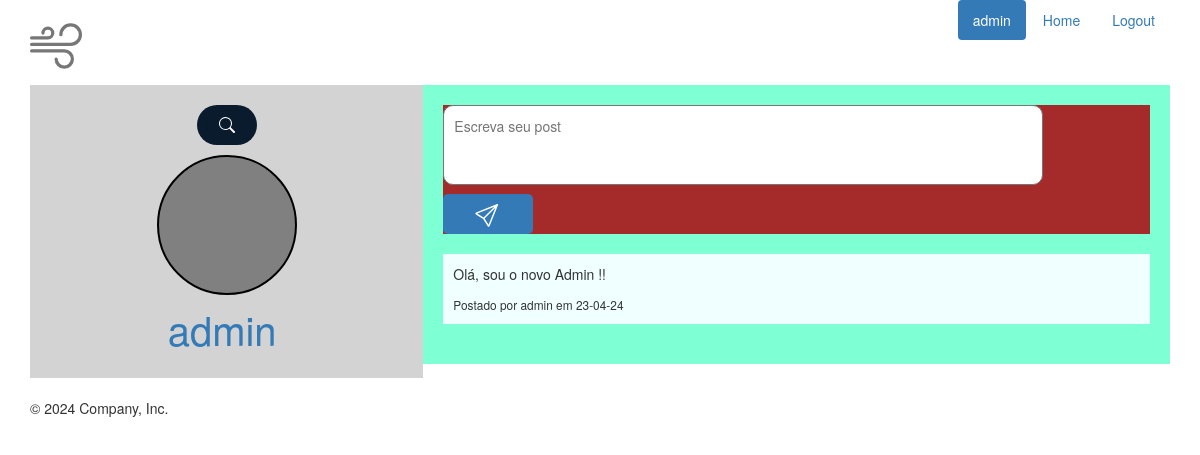
Page /feed (signed in) on the earlier database version.
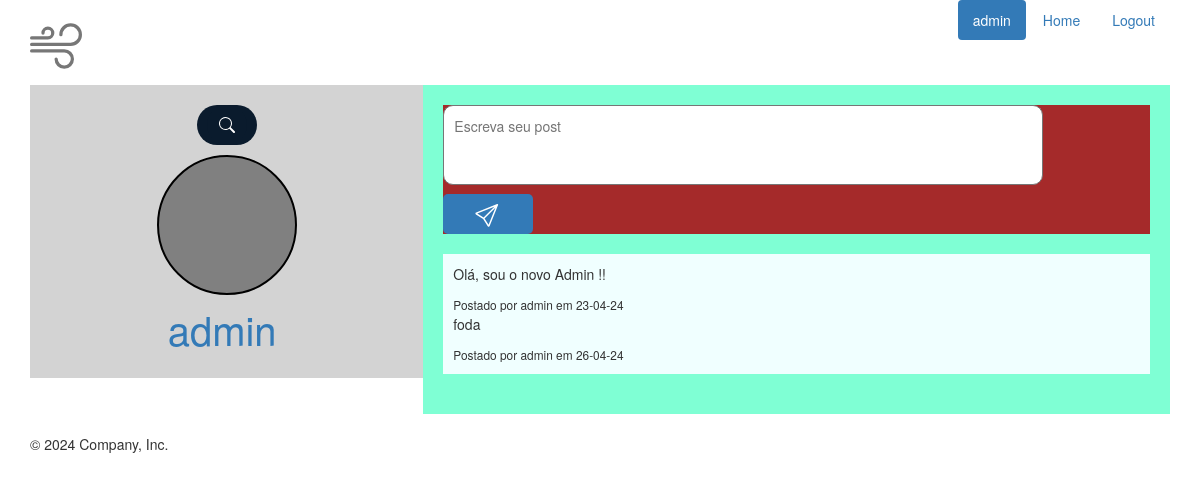
Same page on the later database version.
### app/models/tables.py (models this page shows, shortened)
class User(db.Model):
    __tablename__ = 'users'
    id = db.Column('id',db.Integer, primary_key = True, autoincrement = True)
    username = db.Column(db.String(100), unique = True)
    password = db.Column(db.String)
    name = db.Column(db.String)
    email = db.Column(db.String)
    is_active = db.Column(db.Boolean, default=True)
    img_path = db.Column(db.String)
    @property
    def is_authenticated(self):
        return True
    @property
    def is_active(self):
        return True

class Post(db.Model):
    __tablename__ = 'posts'
    id = db.Column(db.Integer, primary_key = True)
    content = db.Column(db.Text)
    user_id = db.Column(db.Integer, db.ForeignKey('users.id'))
    created_at = db.Column(db.DateTime, default=datetime.now())
    owner = db.relationship('User', foreign_keys = user_id)

### app/controllers/routes.py (the view)
@app.route('/feed', methods = ['GET', 'POST'])
def feed():
    if not current_user.is_authenticated:
        flash('Please, Log in')
        return redirect(url_for('login'))
    follower_ids = [follow for follow in Follow.query.filter_by(follower_id = current_user.id).all()]
    follower_ids.append(current_user.id)
    posts = Post.query.filter(Post.user_id.in_(follower_ids)).all()
    return render_template('feed.html', posts = posts)

### app/controllers/routes.py (called while the page is built)
@lm.user_loader
def load_user(id):
    print(f'Loading user with id: {id}')
    return User.query.filter_by(id = id).first()

### app/templates/feed.html (shortened to what this page needs)
{% extends 'Base.html' %}
{% block content %}
<link rel="stylesheet" href="static/css/style_feed.css">
<div class = "feed">
    <div class="sidebar">
        <form action ="{{url_for('search')}}" class="Search" method="post">
            <button class = "S-btn" type="submit"><svg xmlns="http://www.w3.org/2000/svg" width="16" height="16" fill="white" class="bi bi-search" viewBox="0 0 16 16">
                <path d="M11.742 10.344a6.5 6.5 0 1 0-1.397 1.398h-.001q.044.06.098.115l3.85 3.85a1 1 0 0 0 1.415-1.414l-3.85-3.85a1 1 0 0 0-.115-.1zM12 6.5a5.5 5.5 0 1 1-11 0 5.5 5.5 0 0 1 11 0"/>
              </svg></button>
          </form>
        <div class="user">
            <div class="profile-image">
            </div>
            <a href = "{{url_for('perfil', user = current_user.username)}}" class="username">{{current_user.username}}</a>
        </div>
    </div>
    <div class = "main-content">
        <div class="post">
            <form method="post" action="{{ url_for('post') }}" class="form-post">
                <textarea name="content" placeholder="Escreva seu post" class="text"></textarea>
                <button type="submit" class="b-post"></button>
            </form>
        </div>
        <div class="posts">
            {% for post in posts %}
                <div>
                    <p>{{ post.content }}</p>
                    <small>Postado por {{ post.owner.username }} em {{ post.created_at.strftime('%d-%m-%y') }}</small>
                </div>
            {% endfor %}
        </div>
    </div>
</div>
{% endblock %}

### app/templates/Base.html (shortened to what this page needs)
<!DOCTYPE html>
<html lang="en">
  <head>
    <link href="{{ url_for('static', filename = 'css/bootstrap.min.css')}}" rel="stylesheet">
  </head>
  <body>
    <div class="container">
      <div class="header clearfix">
        <nav>
          <ul class="nav nav-pills pull-right">
            <li role="presentation" class="active">
              {% if current_user.is_authenticated %}
              <a href="{{url_for('perfil', user = current_user.username)}}">{{current_user.username}}</a></li>
              {% else %}
              <a href="{{url_for('index')}}">Home</a></li>
              {% endif %}
              {% if current_user.is_authenticated %}
                <li role="presentation"><a href="{{url_for('feed')}}">Home</a></li>
              {% else %}
                <li role="presentation"><a href="#">About</a></li>
              {% endif %}
            {% if current_user.is_authenticated %}
              <li role="presentation"><a href="{{url_for('logout')}}">Logout</a></li>
            {% else %}
              <li role="presentation"><a href="{{url_for('login')}}">Login</a></li>
            {% endif %}
          </ul>
        </nav>
        <h3 class="text-muted"></h3>
      </div>
      {% block content %}
      {% endblock%}
      <br>
      <footer class="footer">
        <p>&copy; 2024 Company, Inc.</p>
      </footer>
    </div>
  </body>
</html>

### app/static/css/style_feed.css (style rules this page uses)
.feed { display:flex; justify-content: space-around; align-items: flex-start; flex-wrap: wrap; }
.sidebar { flex: 1; display: flex; flex-direction: column; justify-content: center; align-items: center; background: lightgray; padding: 20px; }
.main-content { flex:2; background-color: white; padding: 20px; background-color: aquamarine; }
.post { margin-bottom: 20px; border: 2px; background-color: brown; margin: center; }
.posts { margin-bottom: 20px; border:1 px solid #ccc; padding: 10px; background-color: azure; }
.form-post { width: 300px; box-sizing: border-box; }
.text { width: 600px; height: 80px; padding:10px; margin-bottom: 5px; box-sizing: border-box; border-radius: 10px; resize: none; }
.b-post { width: 30%; height: 40px; padding: 10px; background-color: #337ab7; color: white; border: none; border-radius: 5px; cursor: pointer; }
.username { align-items: center; font-size: 40px; margin-left: 11px; }
.profile-image { align-content: center; width: 140px; height: 140px; border-radius: 50%; border: 2px solid black; background-color: gray ; margin-bottom: 5px; margin-top: 10px; }
.Search { padding: 10px; height: 40px; border-radius: 40px; background-color: #0a1b2d; display: flex; justify-content: space-between; align-items: center; }
.S-btn { width:40px; height:40px; border-radius: 50%; background-color: #0a1b2d; display: flex; justify-content: center; align-items: center; border: none; }

Differences in the rows shown:
added Post: content "foda", owner.username "admin", created_at "26-04-24"
